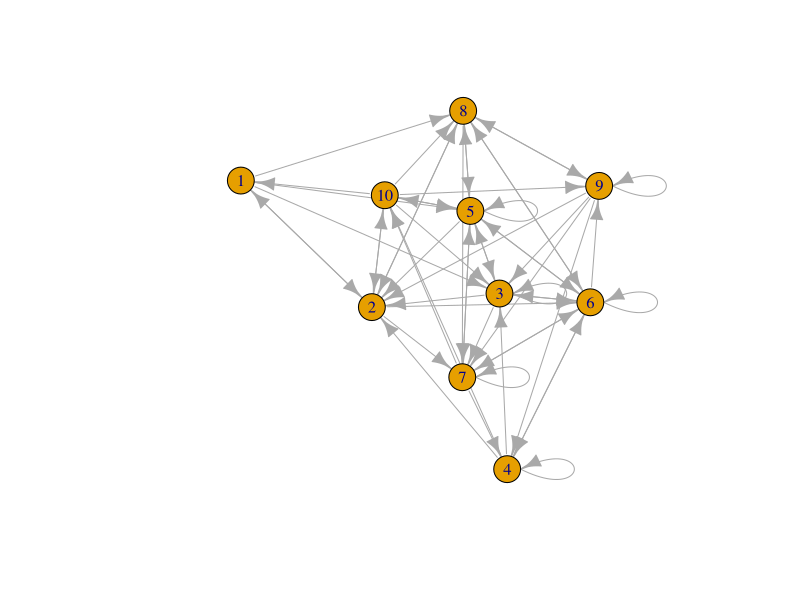
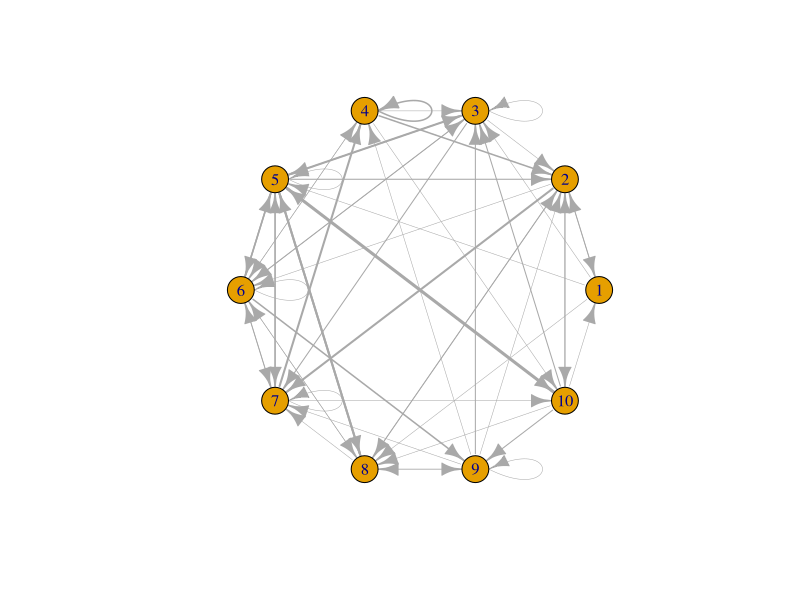

Here is the R script that generated these plots, in order:
library(tidyverse)
library(igraph)

# creating object list

object_list <- c(1:10)

# generating transition probability matrix

rand.sum <- function(n){
  x <- sort(runif(n-1))
  c(x,1) - c(0,x)
}

p_matrix <- t(replicate(10,rand.sum(10)))

# model run

n_t <- 100
created_objects <- vector()
all_objects <- tibble()
new_object <- 1

for (i in 1:n_t){
  last_object <- new_object
  new_object <- sample(object_list, 1, prob = p_matrix[last_object,])
  if (new_object %in% created_objects) {
    event <- "attention"
  } else {
    created_objects <- c(created_objects, new_object)
    event <- "intro"
  }
  add <- tibble(t = i, last = last_object, new = new_object, event = event)
  all_objects <- bind_rows(all_objects, add)
}


initial_graph <- graph_from_data_frame(all_objects[,2:3],
                                       directed = TRUE)

graph_summary <- all_objects %>% 
  filter(last > 0) %>% 
  group_by(last, new) %>% 
  summarize(weight = n()/2)

initial_graph <- graph_from_data_frame(graph_summary[,1:2],
                                       directed = TRUE)

weighted_graph <- set_edge_attr(initial_graph,
                                "weight",
                                value = graph_summary$weight)

plot(weighted_graph)

plot(weighted_graph,
     edge.width=E(weighted_graph)$weight,
     layout=layout.circle)

